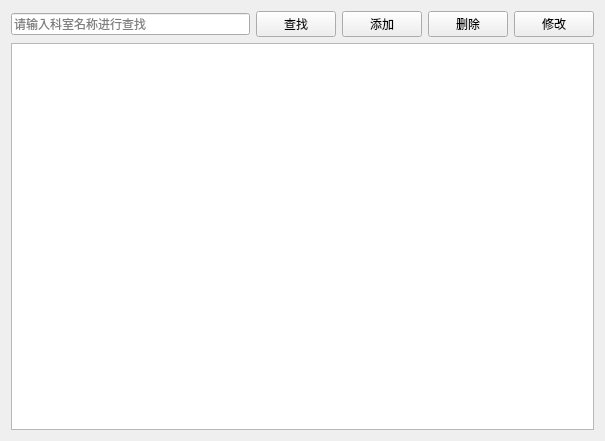
<?xml version="1.0" encoding="UTF-8"?>
<ui version="4.0">
 <class>DepartmentView</class>
 <widget class="QWidget" name="DepartmentView">
  <property name="geometry">
   <rect>
    <x>0</x>
    <y>0</y>
    <width>605</width>
    <height>441</height>
   </rect>
  </property>
  <property name="windowTitle">
   <string>科室管理</string>
  </property>
  <layout class="QVBoxLayout" name="verticalLayout">
   <item>
    <layout class="QHBoxLayout" name="horizontalLayout">
     <item>
      <widget class="QLineEdit" name="txtSearch">
       <property name="maxLength">
        <number>32774</number>
       </property>
       <property name="placeholderText">
        <string>请输入科室名称进行查找</string>
       </property>
      </widget>
     </item>
     <item>
      <widget class="QPushButton" name="btSearch">
       <property name="text">
        <string>查找</string>
       </property>
      </widget>
     </item>
     <item>
      <widget class="QPushButton" name="btAdd">
       <property name="text">
        <string>添加</string>
       </property>
      </widget>
     </item>
     <item>
      <widget class="QPushButton" name="btDelete">
       <property name="text">
        <string>删除</string>
       </property>
      </widget>
     </item>
     <item>
      <widget class="QPushButton" name="btEdit">
       <property name="text">
        <string>修改</string>
       </property>
      </widget>
     </item>
    </layout>
   </item>
   <item>
    <widget class="QTableView" name="tableView"/>
   </item>
  </layout>
 </widget>
 <resources>
  <include location="img.qrc"/>
 </resources>
 <connections/>
</ui>
